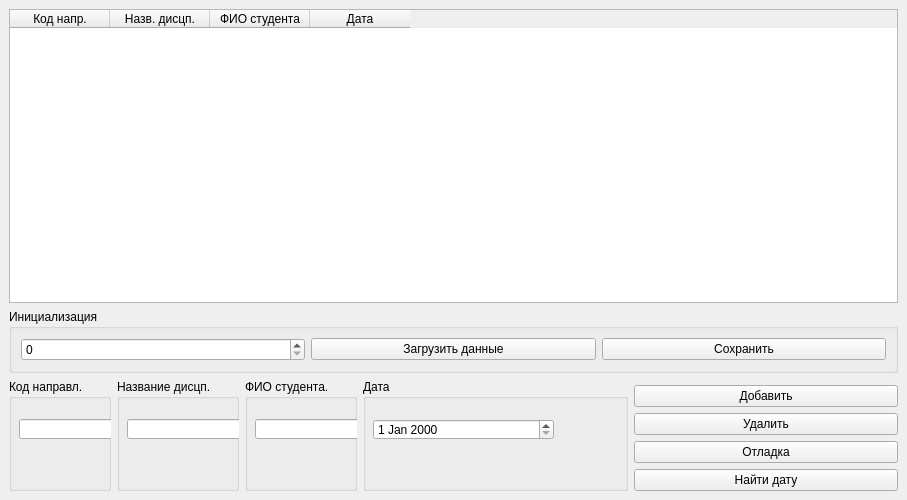
<?xml version="1.0" encoding="UTF-8"?>
<ui version="4.0">
 <class>MainWindow</class>
 <widget class="QMainWindow" name="MainWindow">
  <property name="geometry">
   <rect>
    <x>0</x>
    <y>0</y>
    <width>907</width>
    <height>500</height>
   </rect>
  </property>
  <property name="windowTitle">
   <string>MainWindow</string>
  </property>
  <widget class="QWidget" name="centralwidget">
   <layout class="QGridLayout" name="gridLayout">
    <item row="2" column="1" rowspan="5">
     <widget class="QGroupBox" name="groupBox_5">
      <property name="title">
       <string>Дата</string>
      </property>
      <widget class="QDateEdit" name="DateLine">
       <property name="geometry">
        <rect>
         <x>10</x>
         <y>40</y>
         <width>181</width>
         <height>21</height>
        </rect>
       </property>
      </widget>
     </widget>
    </item>
    <item row="2" column="0" rowspan="5">
     <layout class="QHBoxLayout" name="horizontalLayout_3">
      <item>
       <widget class="QGroupBox" name="groupBox">
        <property name="title">
         <string>Код направл.</string>
        </property>
        <widget class="QLineEdit" name="Direction_Code">
         <property name="geometry">
          <rect>
           <x>10</x>
           <y>40</y>
           <width>121</width>
           <height>20</height>
          </rect>
         </property>
        </widget>
       </widget>
      </item>
      <item>
       <widget class="QGroupBox" name="groupBox_2">
        <property name="title">
         <string>Название дисцп.</string>
        </property>
        <widget class="QLineEdit" name="Disp_Name">
         <property name="geometry">
          <rect>
           <x>10</x>
           <y>40</y>
           <width>121</width>
           <height>20</height>
          </rect>
         </property>
        </widget>
       </widget>
      </item>
      <item>
       <widget class="QGroupBox" name="groupBox_3">
        <property name="title">
         <string>ФИО студента.</string>
        </property>
        <widget class="QLineEdit" name="T_FullName">
         <property name="geometry">
          <rect>
           <x>10</x>
           <y>40</y>
           <width>121</width>
           <height>20</height>
          </rect>
         </property>
        </widget>
       </widget>
      </item>
     </layout>
    </item>
    <item row="3" column="2">
     <widget class="QPushButton" name="AddNodeBtn">
      <property name="text">
       <string>Добавить</string>
      </property>
     </widget>
    </item>
    <item row="6" column="2">
     <widget class="QPushButton" name="FindNodeBtn">
      <property name="text">
       <string>Найти дату</string>
      </property>
     </widget>
    </item>
    <item row="1" column="0" colspan="3">
     <widget class="QGroupBox" name="InitialBox">
      <property name="title">
       <string>Инициализация</string>
      </property>
      <layout class="QHBoxLayout" name="horizontalLayout_2">
       <item>
        <layout class="QHBoxLayout" name="horizontalLayout">
         <item>
          <widget class="QSpinBox" name="InitialSpin"/>
         </item>
         <item>
          <widget class="QPushButton" name="InitialButton">
           <property name="text">
            <string>Загрузить данные</string>
           </property>
          </widget>
         </item>
         <item>
          <widget class="QPushButton" name="SaveBtnBtn">
           <property name="text">
            <string>Сохранить</string>
           </property>
          </widget>
         </item>
        </layout>
       </item>
      </layout>
     </widget>
    </item>
    <item row="0" column="0" colspan="3">
     <widget class="QTableWidget" name="BaseTable">
      <property name="editTriggers">
       <set>QAbstractItemView::EditTrigger::NoEditTriggers</set>
      </property>
      <property name="dragDropOverwriteMode">
       <bool>true</bool>
      </property>
      <property name="dragDropMode">
       <enum>QAbstractItemView::DragDropMode::NoDragDrop</enum>
      </property>
      <attribute name="horizontalHeaderCascadingSectionResizes">
       <bool>true</bool>
      </attribute>
      <column>
       <property name="text">
        <string>Код напр.</string>
       </property>
       <property name="textAlignment">
        <set>AlignHCenter|AlignTop</set>
       </property>
       <property name="background">
        <color>
         <red>250</red>
         <green>0</green>
         <blue>0</blue>
        </color>
       </property>
      </column>
      <column>
       <property name="text">
        <string>Назв. дисцп.</string>
       </property>
       <property name="background">
        <color>
         <red>59</red>
         <green>0</green>
         <blue>255</blue>
        </color>
       </property>
      </column>
      <column>
       <property name="text">
        <string>ФИО студента</string>
       </property>
       <property name="background">
        <color>
         <red>38</red>
         <green>255</green>
         <blue>0</blue>
        </color>
       </property>
      </column>
      <column>
       <property name="text">
        <string>Дата</string>
       </property>
       <property name="background">
        <color>
         <red>240</red>
         <green>253</green>
         <blue>0</blue>
        </color>
       </property>
      </column>
     </widget>
    </item>
    <item row="4" column="2">
     <widget class="QPushButton" name="DeleteNodeBtn">
      <property name="text">
       <string>Удалить</string>
      </property>
     </widget>
    </item>
    <item row="5" column="2">
     <widget class="QPushButton" name="DebugNodeBtn">
      <property name="text">
       <string>Отладка</string>
      </property>
     </widget>
    </item>
   </layout>
  </widget>
  <widget class="QMenuBar" name="menubar">
   <property name="geometry">
    <rect>
     <x>0</x>
     <y>0</y>
     <width>907</width>
     <height>25</height>
    </rect>
   </property>
  </widget>
 </widget>
 <resources/>
 <connections/>
</ui>
